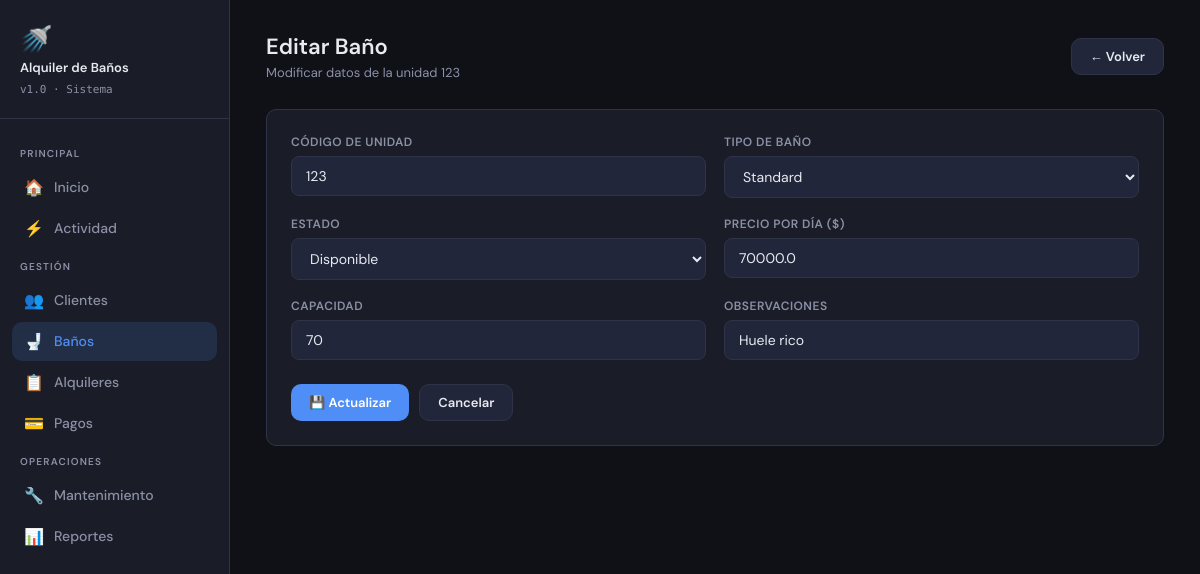
Screenshot of /banos/editar/1 with the database file from the repository.
### models.py (models this page shows)
class BanoPortatil(db.Model):
    __tablename__ = 'bano_portatil'
    id            = db.Column(db.Integer, primary_key=True)
    codigo        = db.Column(db.String(20),    unique=True, nullable=False)
    tipo          = db.Column(db.String(50),    nullable=False)   # standard | vip | accesible
    estado        = db.Column(db.String(20),    nullable=False, default='disponible')  # disponible | alquilado | mantenimiento
    precio_dia    = db.Column(db.Float,         nullable=False)
    capacidad     = db.Column(db.Integer)
    fecha_compra  = db.Column(db.Date)
    activo        = db.Column(db.Boolean,       default=True)
    observaciones = db.Column(db.Text)
    detalles      = db.relationship('DetalleAlquiler', backref='bano', lazy=True)
    mantenimientos = db.relationship('Mantenimiento',  backref='bano', lazy=True)

### app.py (the view, shortened to what this page needs)
@app.route('/banos/editar/<int:id>', methods=['GET', 'POST'])
def editar_bano(id):
    bano = BanoPortatil.query.get_or_404(id)
    return render_template('editar_bano.html', bano=bano)

### templates/editar_bano.html (shortened to what this page needs)
{% extends 'base.html' %}
{% block content %}
<div class="page-header">
    <div>
        <h1>Editar Baño</h1>
        <p>Modificar datos de la unidad {{ bano.codigo }}</p>
    </div>
    <a href="{{ url_for('banos') }}" class="btn btn-ghost">← Volver</a>
</div>
<div class="card">
  <form method="POST">
    <div class="form-grid">
      <div class="form-group">
        <label for="codigo">Código de unidad</label>
        <input id="codigo" name="codigo" value="{{ bano.codigo }}" required>
      </div>
      <div class="form-group">
        <label for="tipo">Tipo de baño</label>
        <select id="tipo" name="tipo" required>
          <option value="standard"   {% if bano.tipo == 'standard'   %}selected{% endif %}>Standard</option>
        </select>
      </div>
      <div class="form-group">
        <label for="estado">Estado</label>
        <select id="estado" name="estado" required>
          <option value="disponible"    {% if bano.estado == 'disponible'    %}selected{% endif %}>Disponible</option>
        </select>
      </div>
      <div class="form-group">
        <label for="precio_dia">Precio por día ($)</label>
        <input id="precio_dia" name="precio_dia" type="number" step="0.01" min="0" value="{{ bano.precio_dia }}" required>
      </div>
      <div class="form-group">
        <label for="capacidad">Capacidad</label>
        <input id="capacidad" name="capacidad" type="number" min="0" value="{{ bano.capacidad or '' }}">
      </div>
      <div class="form-group">
        <label for="observaciones">Observaciones</label>
        <input id="observaciones" name="observaciones" value="{{ bano.observaciones or '' }}">
      </div>
    </div>
    <div style="margin-top:24px; display:flex; gap:10px;">
      <button type="submit" class="btn btn-primary">💾 Actualizar</button>
      <a href="{{ url_for('banos') }}" class="btn btn-ghost">Cancelar</a>
    </div>
  </form>
</div>
{% endblock %}

### templates/base.html (style rules this page uses)
:root { --bg: #0f1117; --surface: #1a1d27; --surface2: #22263a; --border: #2e3347; --accent: #4f8ef7; --accent2: #38d9a9; --danger: #f76c6c; --warning: #f7c94f; --text: #e8eaf0; --text-dim: #8b90a7; --radius: 10px; --shadow: 0 4px 24px rgba(0,0,0,.4); }
*, *::before, *::after { box-sizing: border-box; margin: 0; padding: 0; }
body { font-family: 'DM Sans', sans-serif; background: var(--bg); color: var(--text); min-height: 100vh; display: flex; }
.page-header { display: flex; align-items: center; justify-content: space-between; margin-bottom: 28px; }
.page-header h1 { font-size: 22px; font-weight: 600; }
.page-header p { font-size: 13px; color: var(--text-dim); margin-top: 3px; }
.card { background: var(--surface); border: 1px solid var(--border); border-radius: var(--radius); padding: 24px; margin-bottom: 20px; }
.btn { display: inline-flex; align-items: center; gap: 6px; padding: 9px 18px; border-radius: var(--radius); font-family: 'DM Sans', sans-serif; font-size: 13px; font-weight: 600; cursor: pointer; text-decoration: none; border: none; transition: opacity .18s, transform .12s; }
.btn-primary { background: var(--accent); color: #fff; }
.btn-ghost { background: var(--surface2); color: var(--text); border: 1px solid var(--border); }
.form-grid { display: grid; grid-template-columns: 1fr 1fr; gap: 18px; }
.form-group { display: flex; flex-direction: column; gap: 6px; }
label { font-size: 12px; font-weight: 600; color: var(--text-dim); letter-spacing: .04em; text-transform: uppercase; }
input, select, textarea { background: var(--surface2); border: 1px solid var(--border); border-radius: 8px; color: var(--text); font-family: 'DM Sans', sans-serif; font-size: 14px; padding: 10px 14px; outline: none; transition: border-color .18s; width: 100%; }
select option { background: var(--surface2); }

### rows the page displays
BanoPortatil: codigo "123", tipo "Standard", estado "Disponible", precio_dia "70000.0", capacidad "70", observaciones "Huele rico"
